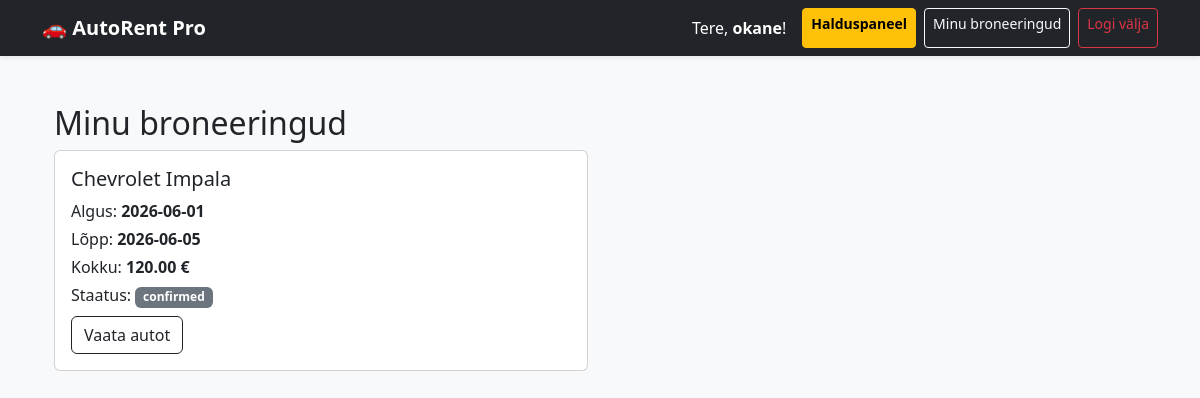
Screenshot of /my_reservations.php (signed in) with the database file from the repository.
### tables this page shows
CREATE TABLE `reservations` (
  `id` int(11) NOT NULL AUTO_INCREMENT,
  `user_id` int(11) NOT NULL,
  `car_id` int(11) NOT NULL,
  `start_date` date NOT NULL,
  `end_date` date NOT NULL,
  `total_price` decimal(10,2) NOT NULL,
  `status` varchar(20) DEFAULT 'pending',
  PRIMARY KEY (`id`),
  KEY `user_id` (`user_id`),
  CONSTRAINT `reservations_ibfk_1` FOREIGN KEY (`user_id`) REFERENCES `users` (`id`) ON DELETE CASCADE
);

CREATE TABLE `cars` (
  `id` int(4) NOT NULL AUTO_INCREMENT,
  `mark` varchar(255) NOT NULL,
  `model` varchar(255) NOT NULL,
  `engine` varchar(255) NOT NULL,
  `fuel` varchar(255) NOT NULL,
  `price` int(4) NOT NULL,
  `image` varchar(255) NOT NULL,
  `year` year(4) NOT NULL,
  `transmission` varchar(225) NOT NULL,
  `seats` int(1) NOT NULL,
  `description` varchar(255) NOT NULL,
  `status` enum('vaba','rendidud','hoolduses') NOT NULL,
  PRIMARY KEY (`id`)
);

### my_reservations.php (the view, shortened to what this page needs)
<?php
include('config.php');
$user_id = $_SESSION['user_id'];
$query = "SELECT r.id, r.car_id, r.start_date, r.end_date, r.total_price, r.status, c.mark, c.model, c.price as price_per_day
          FROM reservations r
          JOIN cars c ON r.car_id = c.id
          WHERE r.user_id = ?
          AND r.status != 'cancelled'
          ORDER BY r.start_date DESC";
$stmt = mysqli_prepare($yhendus, $query);
mysqli_stmt_bind_param($stmt, 'i', $user_id);
mysqli_stmt_execute($stmt);
$res = mysqli_stmt_get_result($stmt);
$rows = [];
while ($row = mysqli_fetch_assoc($res)) {
    $rows[] = $row;
}
include('header.php');
?>
<div class="container my-5">
    <h2>Minu broneeringud</h2>
    <?php if (empty($rows)): ?>
        <div class="alert alert-info">Sul pole aktiivseid broneeringuid.</div>
    <?php else: ?>
        <div class="row row-cols-1 row-cols-md-2 g-4">
            <?php foreach ($rows as $r): ?>
                <div class="col">
                    <div class="card">
                        <div class="card-body">
                            <h5 class="card-title"><?php echo htmlspecialchars($r['mark'] . ' ' . $r['model'], ENT_QUOTES, 'UTF-8'); ?></h5>
                            <p class="card-text mb-1">Algus: <strong><?php echo htmlspecialchars($r['start_date']); ?></strong></p>
                            <p class="card-text mb-1">Lõpp: <strong><?php echo htmlspecialchars($r['end_date']); ?></strong></p>
                            <p class="card-text mb-1">Kokku: <strong><?php echo htmlspecialchars($r['total_price']); ?> €</strong></p>
                            <p class="card-text mb-2">Staatus: <span class="badge bg-secondary"><?php echo htmlspecialchars($r['status']); ?></span></p>
                            <a href="single_car.php?id=<?php echo intval($r['car_id']); ?>" class="btn btn-outline-dark">Vaata autot</a>
                        </div>
                    </div>
                </div>
            <?php endforeach; ?>
        </div>
    <?php endif; ?>
</div>
    </body>
    </html>

### rows the page displays
reservations: car.model "Chevrolet Impala", start_date "2026-06-01", end_date "2026-06-05", total_price "120.00", status "confirmed"

### other values shown
$_SESSION['username'] "okane"
